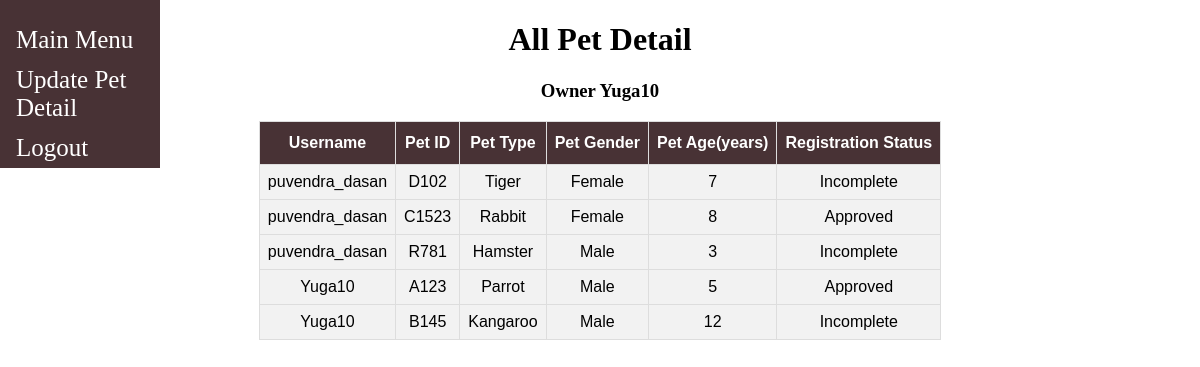
Page /Admin/Menu.php (signed in) on the committed database.
### tables this page shows
CREATE TABLE IF NOT EXISTS `pets` (
  `petID` varchar(20) NOT NULL,
  `petType` varchar(50) NOT NULL,
  `petgender` varchar(20) NOT NULL,
  `petAge` int(11) NOT NULL,
  `registerStatus` varchar(20) NOT NULL,
  `username` varchar(20) NOT NULL,
  PRIMARY KEY (`petID`)
);

### Admin/Menu.php (the view, shortened to what this page needs)
<!DOCTYPE html>
<html>
<head>
  <link rel="stylesheet" type="text/css" href="../CSS/sideNavigation.css">
</head>
<body>
     <div class="sidenav">
	     <a href="Menu.php">Main Menu</a>
		 <a href="UpdateMenu.php">Update Pet Detail</a>
		 <a href ="../Auth/Logout.php"<button>Logout</button></a>
	 </div>
	 <h1 style="text-align:center;">All Pet Detail</h1>
<?php
if(isset ($_SESSION["username"]))
{
	$link = mysqli_connect ('localhost', 'root', '', 'petshop');
	if (!$link)
     {
	     die ("Could not connect: ".mysqli_connect_error());
     }
     else
        {
	         $queryGet = "select * from pets order by username";
	         $resultGet = mysqli_query($link,$queryGet);
	         if(!$resultGet)
	         {
		         die ("Invalid Query - get Items List: ". mysqli_error($link));
	         }
	         else
	        {
                 ?>
                 <table id="pet" align="center">
                 <tr>
				     <th>Username</th>
                     <th>Pet ID</th>
		             <th>Pet Type</th>
		             <th>Pet Gender</th>
		             <th>Pet Age(years)</th>
		             <th>Registration Status</th>
	             </tr>
				 <center><h3>
				 Owner <?php echo $_SESSION["username"]?>
				 </h3></center>
	             <?php
                     while($row= mysqli_fetch_array($resultGet, MYSQLI_BOTH))
	                {
		         ?>
		             <tr>
					     <td><?php echo $row['username']?></td>
		                 <td><?php echo $row['petID'];?></td>
		                 <td><?php echo $row['petType'];?></td>
		                 <td><?php echo $row['petgender'];?></td>
		                 <td><?php echo $row['petAge'];?></td>
		                 <td><?php echo $row['registerStatus'];?></td>
		             </tr>
	            <?php
		            }
				?>
			<?php
		    }
		}
}
else{
    echo "No session exists or session has expired. Please log in again ";
	echo "Page will be redirect in 5 seconds";
	header('Refresh: 5; ../Admin/Login.php');}
?>
</body>
</html>

### CSS/sideNavigation.css (style rules this page uses)
body { background-image: url("pets.jpg"); }
.sidenav { width: 160px; position: fixed; z-index: 1; top: 0; left: 0; background-color: #483235; overflow-x: hidden; padding-top: 20px; }
.sidenav a { padding: 6px 8px 6px 16px; text-decoration: none; font-size: 25px; color: white; display: block; }
#pet { font-family: "Trebuchet MS", Arial, Helvetica, sans-serif; border-collapse: collapse; }
#pet td, #pet th { border: 1px solid #ddd; padding: 8px; text-align: center; max-width: auto; }
#pet tr { background-color: #f2f2f2; }
#pet th { padding-top: 12px; padding-bottom: 12px; text-align: center; background-color: #483235; color: white; max-width: auto; background-position: center; }

### rows in the picture
pets: username "puvendra_dasan", petID "D102", petType "Tiger", petgender "Female", petAge "7", registerStatus "Incomplete"
pets: username "puvendra_dasan", petID "C1523", petType "Rabbit", petgender "Female", petAge "8", registerStatus "Approved"
pets: username "puvendra_dasan", petID "R781", petType "Hamster", petgender "Male", petAge "3", registerStatus "Incomplete"
pets: username "Yuga10", petID "A123", petType "Parrot", petgender "Male", petAge "5", registerStatus "Approved"
pets: username "Yuga10", petID "B145", petType "Kangaroo", petgender "Male", petAge "12", registerStatus "Incomplete"

### other values in the picture
$_SESSION["username"] "Yuga10"
